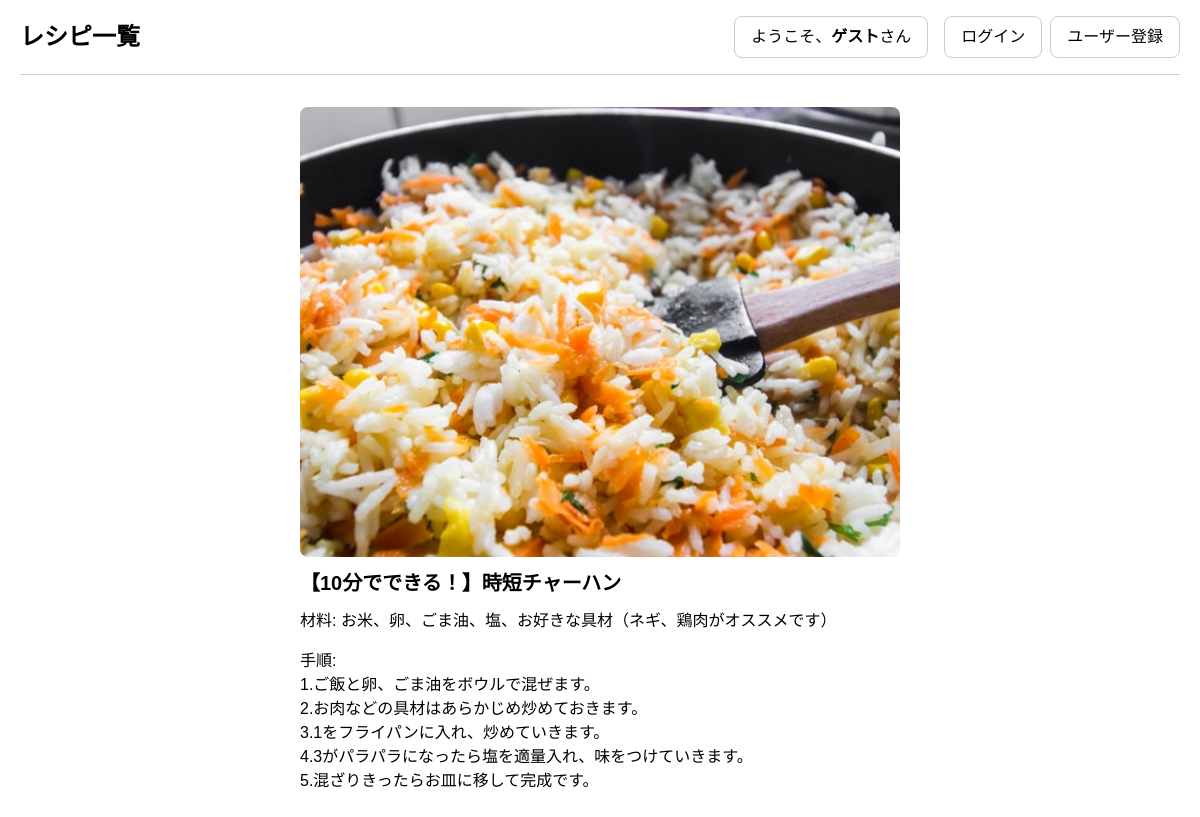
/recipe.php?id=1, run on the app's committed database.
### tables this page shows
CREATE TABLE `recipes` (
  `id` int(11) NOT NULL,
  `user_id` int(11) NOT NULL,
  `title` varchar(255) NOT NULL,
  `ingredients` text NOT NULL,
  `instructions` text NOT NULL,
  `image` varchar(255) DEFAULT NULL,
  `created_at` datetime DEFAULT current_timestamp()
);

### recipe.php (called while the page is built, shortened)
<?php
$dbname = 'mysql:dbname=recipe_share;host=localhost;charset=utf8;';
$user = 'root';
$password = '';
$pdo = new PDO($dbname, $user, $password);
$stmt = $pdo->prepare("SELECT * FROM recipes WHERE id = ?");
$stmt->execute([$_GET['id']]);
$recipe = $stmt->fetch();
include_once dirname(__FILE__) . '/view/recipe-view.php';

### view/recipe-view.php (the view, shortened to what this page needs)
<!DOCTYPE html>
<html lang="ja">
<?php
include_once __DIR__ . '../../components/head.php'; ?>
<body>
    <?php include_once __DIR__ . '../../components/header.php'; ?>
    <main>
        <article>
            <?php if ($recipe['image']): ?>
                <img src="uploads/<?= htmlspecialchars($recipe['image']) ?>" alt="Recipe Image" width="300">
            <?php endif; ?>
            <h2><?= htmlspecialchars($recipe['title']) ?></h2>
            <p>材料: <?= nl2br(htmlspecialchars($recipe['ingredients'])) ?></p>
            <p>手順:<br> <?= nl2br(htmlspecialchars($recipe['instructions'])) ?></p>
        </article>
    </main>
</body>
</html>

### assets/css/style.css (style rules this page uses)
html { line-height: 1.5; }
body { font-family: Arial, sans-serif; padding-inline: 20px; padding-bottom: 80px; }
main { display: grid; gap:4rem; }
h2 { font-size: 20px; font-weight: bold; margin-bottom: 1rem; }
p { line-height: 1.5; }
img { width: 100%; border-radius: .5rem; aspect-ratio: 4/3; object-fit: cover; }

### data on the page
recipes: image (picture), title "【10分でできる！】時短チャーハン", ingredients "お米、卵、ごま油、塩、お好きな具材（ネギ、鶏肉がオススメです）", instructions "1.ご飯と卵、ごま油をボウルで混ぜます。 2.お肉などの具材はあらかじめ炒めておきます。 3.1をフライパンに入れ、炒めていきます。 4.3がパラパラになったら塩を適量入れ、味をつけていきます。 5.混ざりきったらお皿に移して完成です。"

### other printed values
$userName "ゲスト"
